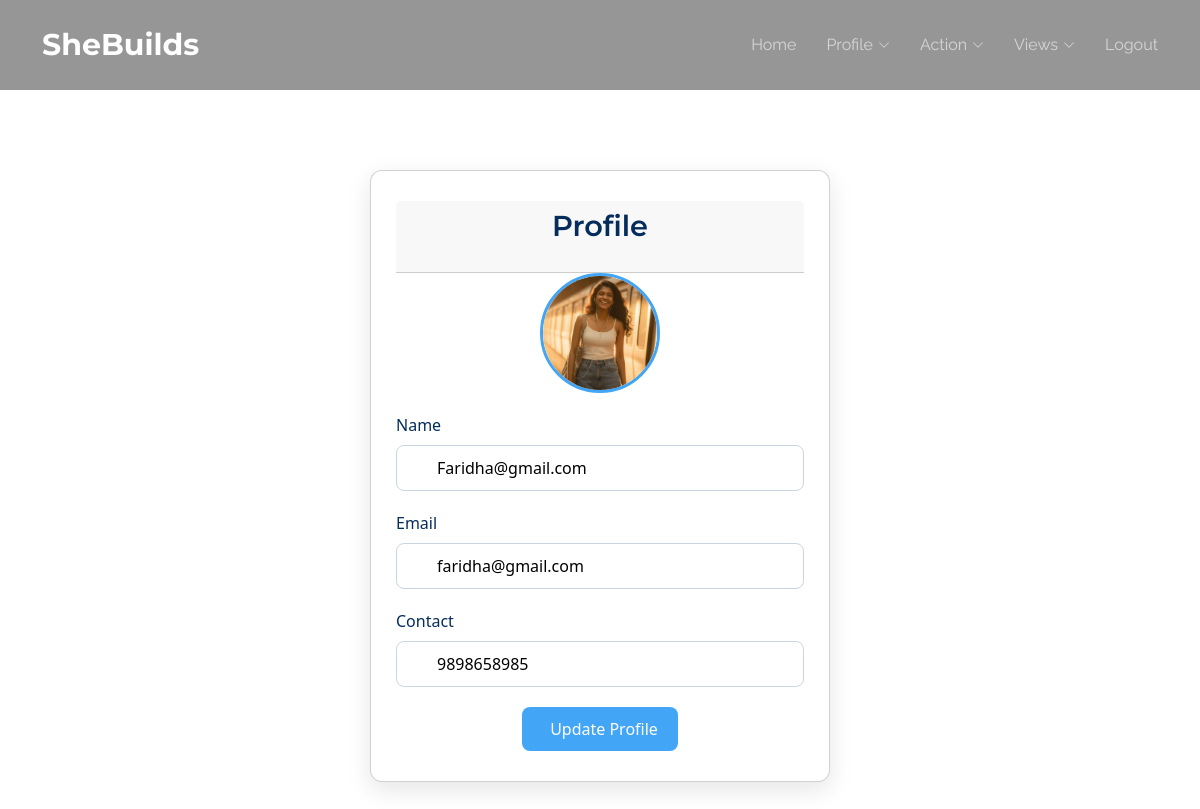
/CDS/MyProfile/ (signed in), run on the app's committed database.
### Authority/models.py (models this page shows)
class tbl_cds(models.Model):
    cds_name = models.CharField(max_length=30)
    cds_email = models.CharField(max_length=30)
    cds_contact = models.CharField(max_length=30)
    cds_password = models.CharField(max_length=30)
    cds_photo = models.FileField(upload_to='Assets/CDS/')
    authorityward = models.ForeignKey(tbl_authorityward, on_delete=models.CASCADE)

### CDS/views.py (the view)
# urls.py: path('MyProfile/',views.MyProfile,name='MyProfile'),
def MyProfile(request):
    cdsdata=tbl_cds.objects.get(id=request.session['cdsid'])
    if request.method=="POST":
        cdsdata.cds_name=request.POST.get('txt_name')
        cdsdata.cds_email=request.POST.get('txt_email')
        cdsdata.cds_contact=request.POST.get('txt_num')
        cdsdata.save()
        return render(request,'CDS/MyProfile.html',{'msg':'Updated'})
    return render(request,'CDS/MyProfile.html',{'cds':cdsdata})

### CDS/Templates/CDS/MyProfile.html (shortened to what this page needs)
{% extends 'CDS/Header.html' %}
{% block content %}
<div class="page-container">
    <div class="card profile-card">
        <div class="card-header">
            <h2>Profile</h2>
        </div>
        <form action="" method="post" class="profile-form">
            <div class="profile-photo-container">
                <img src="{{cds.cds_photo.url}}" alt="Profile Photo" class="profile-photo">
            </div>
            <div class="form-group">
                <label for="name">Name</label>
                <div class="input-container">
                    <input id="name" type="text" name="txt_name" value="{{cds.cds_name}}" placeholder="Enter your name">
                </div>
            </div>
            <div class="form-group">
                <label for="email">Email</label>
                <div class="input-container">
                    <input id="email" type="text" name="txt_email" value="{{cds.cds_email}}" placeholder="Enter your email">
                </div>
            </div>
            <div class="form-group">
                <label for="contact">Contact</label>
                <div class="input-container">
                    <input id="contact" type="text" name="txt_num" value="{{cds.cds_contact}}" placeholder="Enter contact number">
                </div>
            </div>
            <div class="form-buttons">
                <button type="submit" class="btn btn-primary">
                     Update Profile
                </button>
            </div>
        </form>
    </div>
</div>
{% endblock content %}

### Guest/static/Main/assets/css/main.css (style rules this page uses)
:root { --default-font: "Roboto", system-ui, -apple-system, "Segoe UI", Roboto, "Helvetica Neue", Arial, "Noto Sans", "Liberation Sans", sans-serif, "Apple Color Emoji", "Segoe UI Emoji", "Segoe UI Symbol", "Noto Color Emoji"; --heading-font: "Montserrat", sans-serif; --nav-font: "Raleway", sans-serif; }
:root { --background-color: #ffffff; --default-color: #2b180d; --heading-color: #1b2f45; --accent-color: #56b8e6; --surface-color: #ffffff; --contrast-color: #ffffff; }
:root { --nav-color: rgba(255, 255, 255, 0.6); --nav-hover-color: #ffffff; --nav-mobile-background-color: #ffffff; --nav-dropdown-background-color: #ffffff; --nav-dropdown-color: #212529; --nav-dropdown-hover-color: #56b8e6; }
:root { scroll-behavior: smooth; }
body { color: var(--default-color); background-color: var(--background-color); font-family: var(--default-font); }
h1, h2, h3, h4, h5, h6 { color: var(--heading-color); font-family: var(--heading-font); }

### CDS/Templates/CDS/MyProfile.html (style rules this page uses)
.page-container { max-width: 500px; margin: 40px auto; padding: 0 20px; font-family: 'Segoe UI', Tahoma, Geneva, Verdana, sans-serif; }
.card.profile-card { padding: 30px 25px; background: #ffffff; border-radius: 12px; box-shadow: 0 8px 25px rgba(0,0,0,0.1); }
.card-header h2 { margin: 0 0 20px; text-align: center; color: #042c5c; font-size: 1.8rem; font-weight: 600; }
.profile-photo-container { text-align: center; margin-bottom: 20px; }
.profile-photo { width: 120px; height: 120px; border-radius: 50%; object-fit: cover; border: 3px solid #42a5f5; }
.form-group { margin-bottom: 20px; }
.form-group label { display: block; margin-bottom: 8px; font-weight: 500; color: #042c5c; }
.input-container { position: relative; }
.input-container input { width: 100%; padding: 10px 12px 10px 40px; border-radius: 8px; border: 1px solid #cbd5e1; outline: none; font-size: 1rem; transition: border-color 0.2s; }
.form-buttons { display: flex; justify-content: center; margin-top: 20px; }
.btn { padding: 10px 20px; border-radius: 8px; font-size: 1rem; display: flex; align-items: center; gap: 8px; cursor: pointer; border: none; }
.btn-primary { background-color: #42a5f5; color: white; }

### data on the page
tbl_cds: cds_photo (picture), txt_name "Faridha@gmail.com", txt_email "faridha@gmail.com", txt_num "9898658985"
